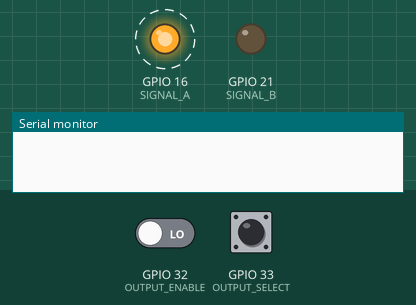
A sketch run on a simulated ESP32. On the bench: output pins drawn as LEDs (lit = HIGH), the last lines printed to the serial monitor. Dashed ring = blinking. The test bench sets the inputs (shaded band); at power-on: GPIO 32 (OUTPUT_ENABLE) LOW, GPIO 33 (OUTPUT_SELECT) LOW.

Above: at 1.2 s.
1.3 s: GPIO 32 (OUTPUT_ENABLE) driven HIGH
2.8 s: GPIO 33 (OUTPUT_SELECT) pulled HIGH for 0.15 s
At 3.5 s:
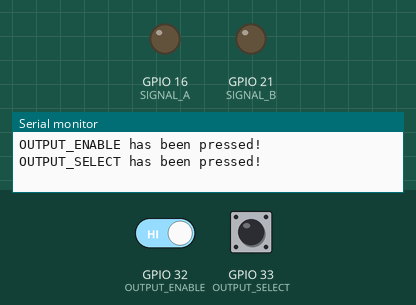
Timing chart, 0 to 5.8 s (numbered marks = the images above; inputs shaded):
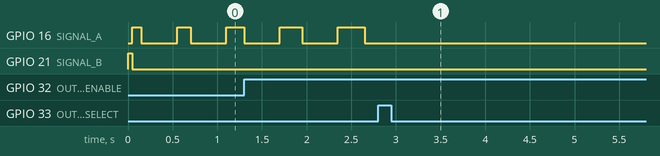

Measured:
- by itself, GPIO 16 (SIGNAL_A): alternates HIGH for 0.28 s and LOW for 0.40 s

The sketch:

B31DG-ass1.ino
```cpp
//First review - 10, Feb - wrote a working code
//Second review - 12, Feb - added wait time bettween pulse cycles

#define DEBUG_BUILD   // comment out for PRODUCTION

#ifdef DEBUG_BUILD
  #define TIME_SCALE 1000UL
#else
  #define TIME_SCALE 1UL
#endif

#define ON(pin) digitalWrite(pin, HIGH)
#define OFF(pin) digitalWrite(pin, LOW)
#define WAIT(us) delayMicroseconds(us)


//Input pins
const uint8_t OUTPUT_ENABLE = 32;
const uint8_t OUTPUT_SELECT = 33;

//Output pins
const uint8_t SIGNAL_A = 16;
const uint8_t SIGNAL_B = 21;

//Delay parameters for interrupt
const unsigned long debounceDelay = 500;
volatile unsigned long lastPressTime_enable = 0;
volatile unsigned long lastPressTime_select = 0;

//Application state
volatile bool ENABLE = 1;
volatile bool NORMAL = 1;


//timing parameters
const unsigned long T_ON1     = 100UL;   // 100 µs base
const unsigned long T_OFF     = 400UL * TIME_SCALE;   // 400 µs
const unsigned int  NUM       = 5;                    // number of pulses
const unsigned long T_WAIT    = 4500UL * TIME_SCALE;  // 4500 µs
const unsigned long T_SYNC_ON = 50UL * TIME_SCALE;    // 50 µs

unsigned int getT_ON(unsigned int n){
  return (n > 1 ? T_ON1 + (n - 1) * 50  : T_ON1) * TIME_SCALE;
}

void toggleSwitch() {
  if(afterDebounceDelay(lastPressTime_enable)){
    ENABLE = !ENABLE;
    Serial.println("OUTPUT_ENABLE has been pressed!");
  }

  lastPressTime_enable = millis();
}

void toggleWaveform() {
  if(afterDebounceDelay(lastPressTime_select)){
    NORMAL = !NORMAL;
    Serial.println("OUTPUT_SELECT has been pressed!");
  }

  lastPressTime_select = millis();
}

bool afterDebounceDelay(unsigned long lastPressTime){
  unsigned long now = millis();

  return now - lastPressTime > debounceDelay;;
}


void setup() {
  Serial.begin(9600);

  pinMode(OUTPUT_ENABLE, INPUT);
  pinMode(OUTPUT_SELECT, INPUT);

  pinMode(SIGNAL_A, OUTPUT);
  pinMode(SIGNAL_B, OUTPUT);

  attachInterrupt(digitalPinToInterrupt(OUTPUT_ENABLE), toggleSwitch, RISING);
  attachInterrupt(digitalPinToInterrupt(OUTPUT_SELECT), toggleWaveform, RISING);
}

void loop() {

  if(ENABLE){
    if(NORMAL){
      //normal form
      OFF(SIGNAL_A);
      ON(SIGNAL_B);
      WAIT(T_SYNC_ON);

      for(int i = 1; i <= NUM; i++){
        ON(SIGNAL_A);
        OFF(SIGNAL_B);
        WAIT(getT_ON(i));

        OFF(SIGNAL_A);
        WAIT(T_OFF);
      }

       WAIT(T_WAIT);
    }else{
      // alternative form
      OFF(SIGNAL_A);
      ON(SIGNAL_B);
      WAIT(T_SYNC_ON);

      for(int i = NUM; i >= 1; i--){
        ON(SIGNAL_A);
        OFF(SIGNAL_B);
        WAIT(getT_ON(i));

        OFF(SIGNAL_A);
        WAIT(T_OFF);
      }

      WAIT(T_WAIT);
    }
  }
}
```
